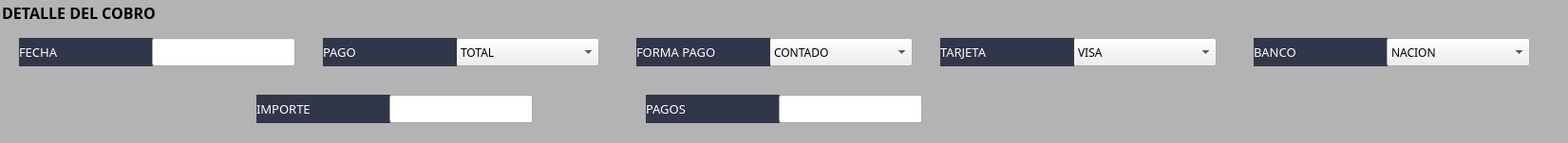
        <widget class="QGroupBox" name="groupBox_7">
         <property name="geometry">
          <rect>
           <x>19</x>
           <y>239</y>
           <width>1651</width>
           <height>151</height>
          </rect>
         </property>
         <property name="font">
          <font>
           <family>Orbitron</family>
           <pointsize>12</pointsize>
           <weight>75</weight>
           <bold>true</bold>
          </font>
         </property>
         <property name="styleSheet">
          <string notr="true">QGroupBox{
background-color:#b3b3b3;
margin: 3px;
border-radius: 5px;
}</string>
         </property>
         <property name="title">
          <string>DETALLE DEL COBRO</string>
         </property>
         <widget class="QLabel" name="label_127">
          <property name="geometry">
           <rect>
            <x>20</x>
            <y>40</y>
            <width>141</width>
            <height>30</height>
           </rect>
          </property>
          <property name="minimumSize">
           <size>
            <width>0</width>
            <height>30</height>
           </size>
          </property>
          <property name="font">
           <font>
            <family>Goldman</family>
            <pointsize>10</pointsize>
           </font>
          </property>
          <property name="styleSheet">
           <string notr="true">QLabel{
background-color:#BF060C26;
color:#ffffff
}</string>
          </property>
          <property name="text">
           <string>FECHA</string>
          </property>
         </widget>
         <widget class="QLineEdit" name="lineEdit_fechaCobrarFactura">
          <property name="enabled">
           <bool>true</bool>
          </property>
          <property name="geometry">
           <rect>
            <x>160</x>
            <y>40</y>
            <width>151</width>
            <height>30</height>
           </rect>
          </property>
          <property name="minimumSize">
           <size>
            <width>0</width>
            <height>30</height>
           </size>
          </property>
          <property name="readOnly">
           <bool>true</bool>
          </property>
         </widget>
         <widget class="QComboBox" name="comboBox_TpoPagoCobrarFactura">
          <property name="geometry">
           <rect>
            <x>480</x>
            <y>40</y>
            <width>151</width>
            <height>30</height>
           </rect>
          </property>
          <property name="font">
           <font>
            <family>Orbitron</family>
            <pointsize>9</pointsize>
            <weight>50</weight>
            <bold>false</bold>
           </font>
          </property>
          <item>
           <property name="text">
            <string>TOTAL</string>
           </property>
          </item>
          <item>
           <property name="text">
            <string>PARCIAL</string>
           </property>
          </item>
          <item>
           <property name="text">
            <string>RESTO</string>
           </property>
          </item>
         </widget>
         <widget class="QLabel" name="label_128">
          <property name="geometry">
           <rect>
            <x>340</x>
            <y>40</y>
            <width>141</width>
            <height>30</height>
           </rect>
          </property>
          <property name="minimumSize">
           <size>
            <width>0</width>
            <height>30</height>
           </size>
          </property>
          <property name="font">
           <font>
            <family>Goldman</family>
            <pointsize>10</pointsize>
           </font>
          </property>
          <property name="styleSheet">
           <string notr="true">QLabel{
background-color:#BF060C26;
color:#ffffff
}</string>
          </property>
          <property name="text">
           <string>PAGO</string>
          </property>
         </widget>
         <widget class="QComboBox" name="comboBox_FormaPagoCobrarFactura">
          <property name="geometry">
           <rect>
            <x>810</x>
            <y>40</y>
            <width>151</width>
            <height>30</height>
           </rect>
          </property>
          <property name="font">
           <font>
            <family>Orbitron</family>
            <pointsize>9</pointsize>
            <weight>50</weight>
            <bold>false</bold>
           </font>
          </property>
          <item>
           <property name="text">
            <string>CONTADO</string>
           </property>
          </item>
          <item>
           <property name="text">
            <string>TRANSFERENCIA</string>
           </property>
          </item>
          <item>
           <property name="text">
            <string>DEBITO</string>
           </property>
          </item>
          <item>
           <property name="text">
            <string>TARJ. CREDITO</string>
           </property>
          </item>
          <item>
           <property name="text">
            <string>MERCADOPAGO</string>
           </property>
          </item>
          <item>
           <property name="text">
            <string>CHEQUE</string>
           </property>
          </item>
         </widget>
         <widget class="QLabel" name="label_129">
          <property name="geometry">
           <rect>
            <x>670</x>
            <y>40</y>
            <width>141</width>
            <height>30</height>
           </rect>
          </property>
          <property name="minimumSize">
           <size>
            <width>0</width>
            <height>30</height>
           </size>
          </property>
          <property name="font">
           <font>
            <family>Goldman</family>
            <pointsize>10</pointsize>
           </font>
          </property>
          <property name="styleSheet">
           <string notr="true">QLabel{
background-color:#BF060C26;
color:#ffffff
}</string>
          </property>
          <property name="text">
           <string>FORMA PAGO</string>
          </property>
         </widget>
         <widget class="QComboBox" name="comboBox_TarjetaCobrarFactura">
          <property name="geometry">
           <rect>
            <x>1130</x>
            <y>40</y>
            <width>151</width>
            <height>30</height>
           </rect>
          </property>
          <property name="font">
           <font>
            <family>Orbitron</family>
            <pointsize>9</pointsize>
            <weight>50</weight>
            <bold>false</bold>
           </font>
          </property>
          <item>
           <property name="text">
            <string>VISA</string>
           </property>
          </item>
          <item>
           <property name="text">
            <string>MASTER</string>
           </property>
          </item>
          <item>
           <property name="text">
            <string>NATIVA</string>
           </property>
          </item>
          <item>
           <property name="text">
            <string>NARANJA</string>
           </property>
          </item>
          <item>
           <property name="text">
            <string>AMERICAN</string>
           </property>
          </item>
          <item>
           <property name="text">
            <string>OTRA</string>
           </property>
          </item>
         </widget>
         <widget class="QLabel" name="label_130">
          <property name="geometry">
           <rect>
            <x>990</x>
            <y>40</y>
            <width>141</width>
            <height>30</height>
           </rect>
          </property>
          <property name="minimumSize">
           <size>
            <width>0</width>
            <height>30</height>
           </size>
          </property>
          <property name="font">
           <font>
            <family>Goldman</family>
            <pointsize>10</pointsize>
           </font>
          </property>
          <property name="styleSheet">
           <string notr="true">QLabel{
background-color:#BF060C26;
color:#ffffff
}</string>
          </property>
          <property name="text">
           <string>TARJETA</string>
          </property>
         </widget>
         <widget class="QLabel" name="label_131">
          <property name="geometry">
           <rect>
            <x>1320</x>
            <y>40</y>
            <width>141</width>
            <height>30</height>
           </rect>
          </property>
          <property name="minimumSize">
           <size>
            <width>0</width>
            <height>30</height>
           </size>
          </property>
          <property name="font">
           <font>
            <family>Goldman</family>
            <pointsize>10</pointsize>
           </font>
          </property>
          <property name="styleSheet">
           <string notr="true">QLabel{
background-color:#BF060C26;
color:#ffffff
}</string>
          </property>
          <property name="text">
           <string>BANCO</string>
          </property>
         </widget>
         <widget class="QComboBox" name="comboBox_BancoCobrarFactura">
          <property name="geometry">
           <rect>
            <x>1460</x>
            <y>40</y>
            <width>151</width>
            <height>30</height>
           </rect>
          </property>
          <property name="font">
           <font>
            <family>Orbitron</family>
            <pointsize>9</pointsize>
            <weight>50</weight>
            <bold>false</bold>
           </font>
          </property>
          <item>
           <property name="text">
            <string>NACION</string>
           </property>
          </item>
          <item>
           <property name="text">
            <string>GALICIA</string>
           </property>
          </item>
          <item>
           <property name="text">
            <string>MACRO</string>
           </property>
          </item>
          <item>
           <property name="text">
            <string>FRANCES</string>
           </property>
          </item>
          <item>
           <property name="text">
            <string>SANTANDER</string>
           </property>
          </item>
          <item>
           <property name="text">
            <string>SUPERVIELLE</string>
           </property>
          </item>
          <item>
           <property name="text">
            <string>HSBC</string>
           </property>
          </item>
          <item>
           <property name="text">
            <string>ICBC</string>
           </property>
          </item>
          <item>
           <property name="text">
            <string>PATAGONIA</string>
           </property>
          </item>
          <item>
           <property name="text">
            <string>OTROS</string>
           </property>
          </item>
         </widget>
         <widget class="QLabel" name="label_137">
          <property name="geometry">
           <rect>
            <x>270</x>
            <y>100</y>
            <width>141</width>
            <height>30</height>
           </rect>
          </property>
          <property name="minimumSize">
           <size>
            <width>0</width>
            <height>30</height>
           </size>
          </property>
          <property name="font">
           <font>
            <family>Goldman</family>
            <pointsize>10</pointsize>
           </font>
          </property>
          <property name="styleSheet">
           <string notr="true">QLabel{
background-color:#BF060C26;
color:#ffffff
}</string>
          </property>
          <property name="text">
           <string>IMPORTE</string>
          </property>
         </widget>
         <widget class="QLineEdit" name="lineEdit_ImporteCobrarFactura">
          <property name="enabled">
           <bool>true</bool>
          </property>
          <property name="geometry">
           <rect>
            <x>410</x>
            <y>100</y>
            <width>151</width>
            <height>30</height>
           </rect>
          </property>
          <property name="minimumSize">
           <size>
            <width>0</width>
            <height>30</height>
           </size>
          </property>
          <property name="readOnly">
           <bool>true</bool>
          </property>
         </widget>
         <widget class="QLabel" name="label_138">
          <property name="geometry">
           <rect>
            <x>680</x>
            <y>100</y>
            <width>141</width>
            <height>30</height>
           </rect>
          </property>
          <property name="minimumSize">
           <size>
            <width>0</width>
            <height>30</height>
           </size>
          </property>
          <property name="font">
           <font>
            <family>Goldman</family>
            <pointsize>10</pointsize>
           </font>
          </property>
          <property name="styleSheet">
           <string notr="true">QLabel{
background-color:#BF060C26;
color:#ffffff
}</string>
          </property>
          <property name="text">
           <string>PAGOS</string>
          </property>
         </widget>
         <widget class="QLineEdit" name="lineEdit_PagosCobrarFactura">
          <property name="enabled">
           <bool>true</bool>
          </property>
          <property name="geometry">
           <rect>
            <x>820</x>
            <y>100</y>
            <width>151</width>
            <height>30</height>
           </rect>
          </property>
          <property name="minimumSize">
           <size>
            <width>0</width>
            <height>30</height>
           </size>
          </property>
          <property name="readOnly">
           <bool>false</bool>
          </property>
         </widget>
        </widget>
